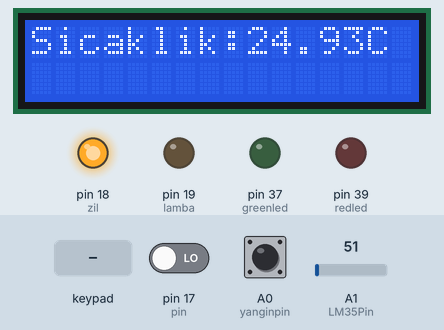
This sketch was run on a simulated Arduino Mega 2560, built with avr-gcc and run on an emulated ATmega2560. Parts: 16×2 character LCD, output pins drawn as LEDs (lit = HIGH). Inputs (shaded band) come from the test bench; at power-on: A1 (LM35Pin) = 51, pin 17 (pin) LOW, A0 (yanginpin) HIGH. What the sketch prints to the serial monitor is not drawn.

Above: at 1.2 s.
1.3 s: A1 (LM35Pin) set to 58
At 2.1 s:
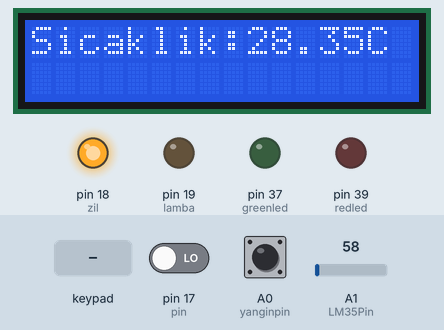
2.8 s: A1 (LM35Pin) set to 67
At 3.2 s:
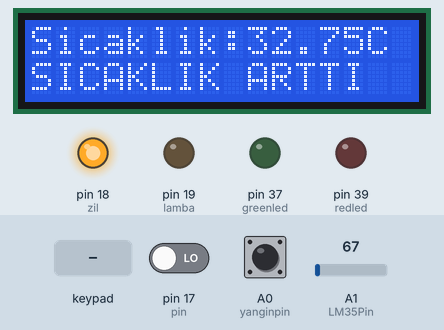
4.3 s: keypad keys 1 2 3 4 pressed 0.4 s apart
At 6.7 s:
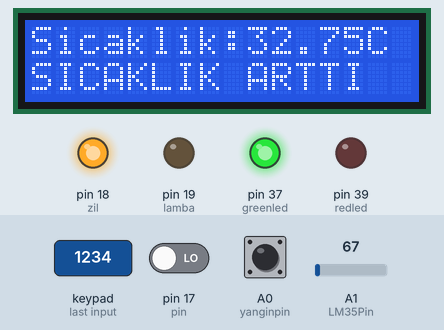
7.4 s: A1 (LM35Pin) set to 30
At 7.9 s:
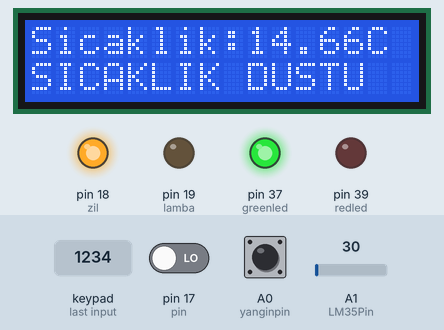
8.9 s: A1 (LM35Pin) set to 23
At 10.1 s:
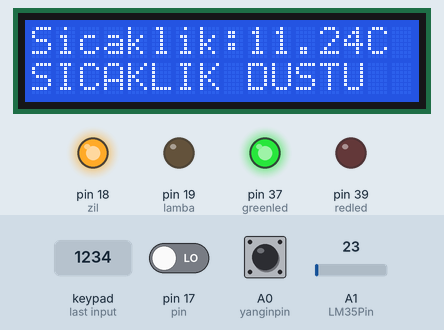
10.4 s: A1 (LM35Pin) set to 18
At 11.3 s:
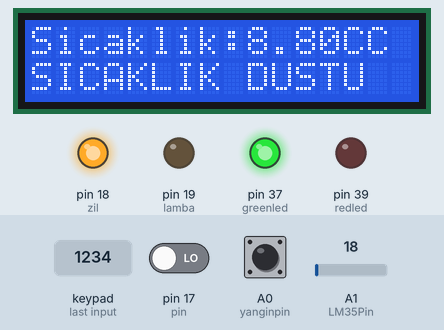
Timing chart, 0 to 12.9 s (numbered marks = the images above; inputs shaded):
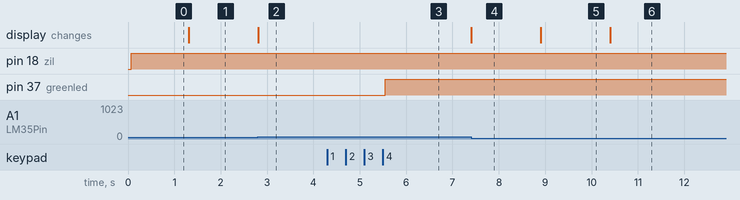

The sketch:

arduino_kodlar_.ino
```cpp
//-------------------------------------------SICAKLIK SENSÖRÜ------------------------------------------------
#include<LiquidCrystal.h>
LiquidCrystal lcd(12,11,5,4,3,2);
#define LM35Pin A1
//-------------------------------------------YANGIN ALARMI---------------------------------------------------
#define yanginpin A0
#define zil 18
//-------------------------------------------HAREKET SENSÖRÜ-------------------------------------------------
int lamba = 19;
int pin = 17;
int deger = 0;
int harekets = LOW;
//-------------------------------------------KEYPAD----------------------------------------------------------
#include <Keypad.h>
const byte satir=4;
  const byte sutun=3;
    int redled = 39;
      int greenled = 37;
        char* sifre = "1234";
          char sifregirilen[5];
            int say = 0;
              char tuslar[satir][sutun] = {
                {'1','2','3'},
                {'4','5','6'},
                {'7','8','9'},
                {'*','0','#'}
              };
                byte satirpin[satir] = {53,51,49,47};
                  byte sutunpin[sutun] = {45,43,44};
                    Keypad klavye = Keypad(makeKeymap(tuslar),satirpin,sutunpin,satir,sutun);


void setup() {
//-------------------------------------------SICAKLIK SENSÖRÜ------------------------------------------------
pinMode(LM35Pin,INPUT);
lcd.begin(16,2);
//-------------------------------------------YANGIN ALARMI---------------------------------------------------
pinMode(yanginpin,INPUT_PULLUP);
  pinMode(zil, OUTPUT);
//-------------------------------------------HAREKET SENSÖRÜ-------------------------------------------------
  pinMode(lamba,OUTPUT);
    pinMode(pin,INPUT);
      Serial.begin(9600);
//-------------------------------------------KEYPAD----------------------------------------------------------
  Serial.begin(9600);
    pinMode(redled,OUTPUT);
      pinMode(greenled,OUTPUT);

}


void loop() {
//-------------------------------------------SICAKLIK SENSÖRÜ------------------------------------------------
float okuma = analogRead(LM35Pin);
    float derece = okuma*(5.0/1023.0)*100;
      lcd.setCursor(0,0);
        lcd.print("Sicaklik:");
          lcd.setCursor(9,0);
            lcd.print(derece);
              lcd.print("C");

      if(derece>30.0){
      digitalWrite(LM35Pin,HIGH);
        lcd.setCursor(0, 1);
          lcd.print("SICAKLIK ARTTI");
      }else if(derece<20.0){
        digitalWrite(LM35Pin,HIGH);
           lcd.setCursor(0, 1);
              lcd.print("SICAKLIK DUSTU");
      }else{
        lcd.setCursor(0,0);
          lcd.print("Sicaklik:");
            lcd.setCursor(9,0);
              lcd.print(derece);
                lcd.setCursor(0, 1);
                  lcd.print("              ");
      }
//-------------------------------------------YANGIN ALARMI---------------------------------------------------
int yangin = digitalRead(yanginpin);
  if(yangin==HIGH){
    digitalWrite(zil,HIGH);
  }else{
    digitalWrite(zil,LOW);
  }
//-------------------------------------------HAREKET SENSÖRÜ-------------------------------------------------
  deger = digitalRead(pin);
    if(deger == HIGH) {
      digitalWrite(lamba,HIGH);
        if(harekets == LOW){
          harekets = HIGH;
        }

    }else{
      digitalWrite(lamba,LOW);
        if(harekets == HIGH){
          harekets = LOW;
        }
    }
//-------------------------------------------KEYPAD----------------------------------------------------------
  char basilantus = klavye.getKey();
    if(basilantus != NO_KEY){
      Serial.print(basilantus);
       sifregirilen[say] = basilantus;
       say++;
        if(basilantus == '#'){
          Serial.println();
          say = 0;
        }
    }
 digitalWrite(redled,LOW);
 digitalWrite(greenled,LOW);
  if(say==4){
    if(strcmp(sifre, sifregirilen)==0){
      digitalWrite(greenled,HIGH);
      digitalWrite(redled,LOW);

    }else{

      digitalWrite(redled,HIGH);
      digitalWrite(greenled,LOW);
    }
  }

}
```

Measured:
- the behaviour switches between 61 and 62 on A1 (LM35Pin) (found by bisection; images 1 and 2)
- the behaviour switches between 21 and 20 on A1 (LM35Pin) (found by bisection; images 5 and 6)
- after the input at 1.3 s, the display: changes at once (image 1)
- after the input at 2.8 s, the display: changes at once (image 2)
- after the input at 4.3 s, pin 37 (greenled): LOW → HIGH after 1.2 s
- after the input at 7.4 s, the display: changes at once (image 4)
- after the input at 8.9 s, the display: changes at once (image 5)
- after the input at 10.4 s, the display: changes at once (image 6)
